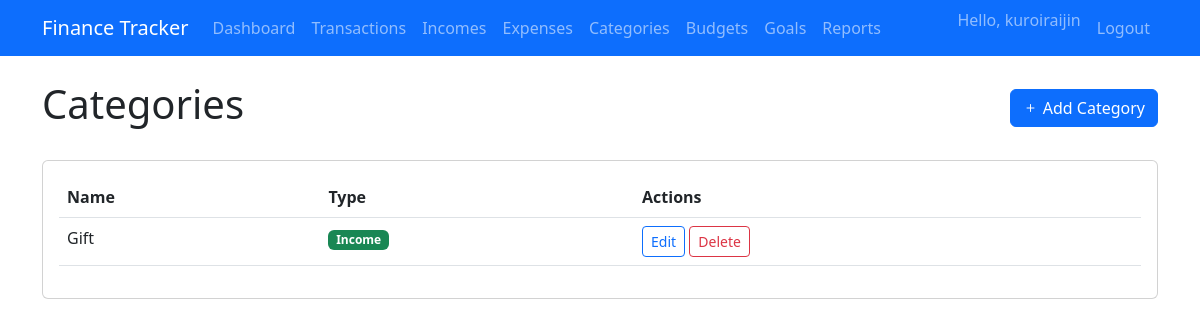
/categories/ (signed in), run on an earlier commit of the app's database.
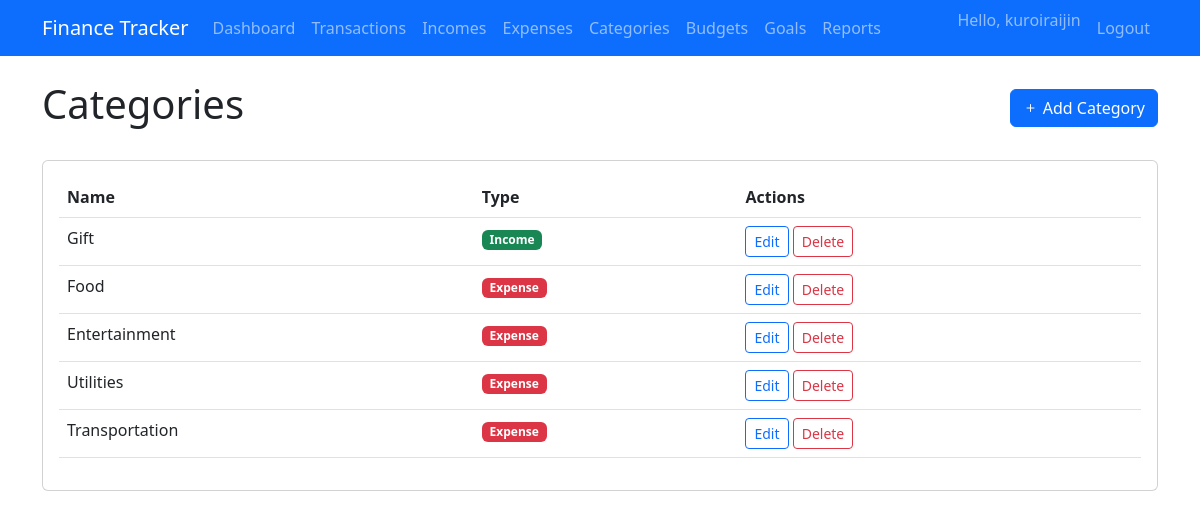
And on a later commit of the database.
### tracker/models.py (models this page shows, shortened)
class Category(models.Model):
    name = models.CharField(max_length=100)
    user = models.ForeignKey(User, on_delete=models.CASCADE)
    CATEGORY_TYPES = [
        ('IN', 'Income'),
        ('EX', 'Expense'),
    ]
    category_type = models.CharField(max_length=2, choices=CATEGORY_TYPES)

### tracker/views.py (the view)
# urls.py: path('categories/', views.category_list, name='categories'),
@login_required
def category_list(request):
    categories = Category.objects.filter(user=request.user)
    return render(request, 'tracker/category_list.html', {'categories': categories})

### templates/tracker/category_list.html (shortened to what this page needs)
{% extends 'base.html' %}
{% block content %}
<div class="d-flex justify-content-between align-items-center mb-4">
    <h1>Categories</h1>
    <a href="{% url 'add_category' %}" class="btn btn-primary">
        <i class="bi bi-plus"></i> Add Category
    </a>
</div>
<div class="card">
    <div class="card-body">
        <div class="table-responsive">
            <table class="table table-hover">
                <thead>
                    <tr>
                        <th>Name</th>
                        <th>Type</th>
                        <th>Actions</th>
                    </tr>
                </thead>
                <tbody>
                    {% for category in categories %}
                    <tr>
                        <td>{{ category.name }}</td>
                        <td>
                            <span class="badge bg-{% if category.category_type == 'IN' %}success{% else %}danger{% endif %}">
                                {{ category.get_category_type_display }}
                            </span>
                        </td>
                        <td>
                            <a href="{% url 'edit_category' category.pk %}" class="btn btn-sm btn-outline-primary">Edit</a>
                            <a href="{% url 'delete_category' category.pk %}" class="btn btn-sm btn-outline-danger">Delete</a>
                        </td>
                    </tr>
                    {% empty %}
                    <tr>
                        <td colspan="3" class="text-center">No categories found.</td>
                    </tr>
                    {% endfor %}
                </tbody>
            </table>
        </div>
    </div>
</div>
{% endblock %}

What changed in the data, as far as the page shows it:
added Category: name "Food", category_type "Expense"
added Category: name "Entertainment", category_type "Expense"
added Category: name "Utilities", category_type "Expense"
added Category: name "Transportation", category_type "Expense"
